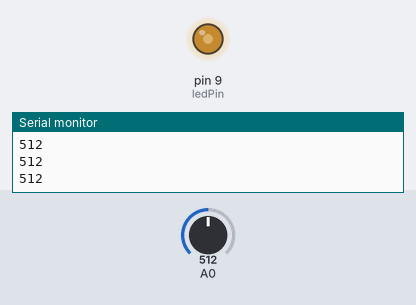
Recording of a sketch running on a simulated Arduino Uno, built with avr-gcc and run on an emulated ATmega328P. Parts: output pins drawn as LEDs (lit = HIGH), the last lines printed to the serial monitor. Inputs (shaded band) come from the test bench; at power-on: A0 = 512.

Above: at 1.2 s.
1.3 s: A0 set to 716
At 2.3 s:
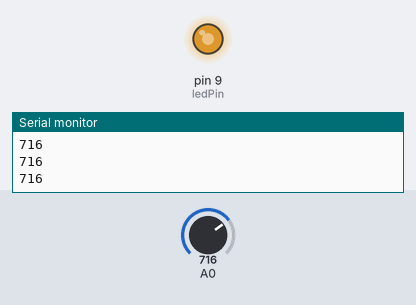
2.8 s: A0 set to 900
At 3.5 s:
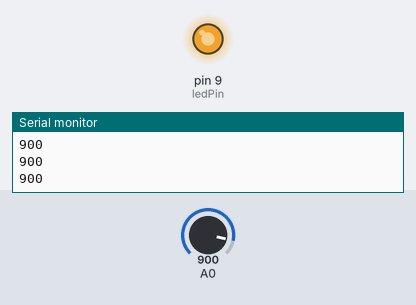
4.3 s: A0 set to 122
At 4.6 s:
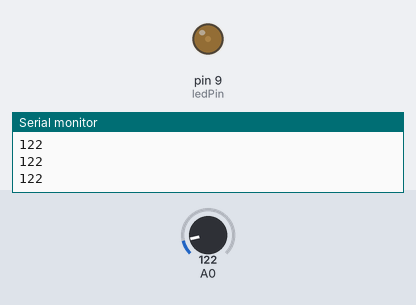
5.8 s: A0 set to 0
At 6.9 s:
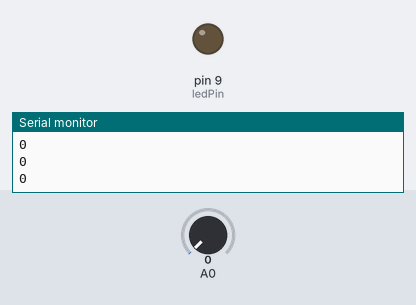
7.3 s: A0 set to 511
At 8.0 s:
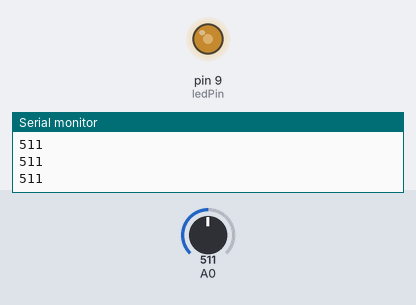
Timing chart, 0 to 9.8 s (numbered marks = the images above; inputs shaded):
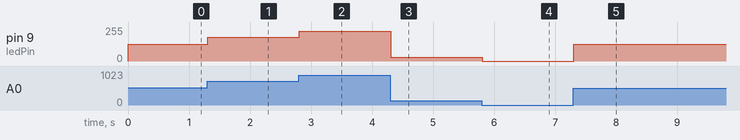

Measured:
- after the input at 1.3 s, pin 9 (ledPin): 127/255 → 178/255 at once
- after the input at 2.8 s, pin 9 (ledPin): 178/255 → 224/255 at once
- after the input at 4.3 s, pin 9 (ledPin): 224/255 → 30/255 at once
- after the input at 5.8 s, pin 9 (ledPin): 30/255 → 0/255 at once
- after the input at 7.3 s, pin 9 (ledPin): 0/255 → 127/255 at once

The sketch:

Analog_Read_Example.ino
```cpp
//setting output pin for LED, ensuring PWM pin.
const int ledPin =  9;

// the setup routine runs once when you press reset:
void setup() {

  // initialize serial communication at 9600 bits per second:
  Serial.begin(9600);

  // set the digital pin as output:
  pinMode(ledPin, OUTPUT);


}

// the loop routine runs over and over again forever:
void loop() {

  // read the input on analog pin 0:
  int sensorValue = analogRead(A0);

  // print out the value you read:
  Serial.println(sensorValue);

  //map sensor value to a value between 0 and 255.
  int brightness = map(sensorValue, 0,1023,0,255);

  //outputing brightness with PWM, must be a value between 0 and 255.
  analogWrite(ledPin,brightness);
  delay(10);        // delay in between reads for stability

}
```
